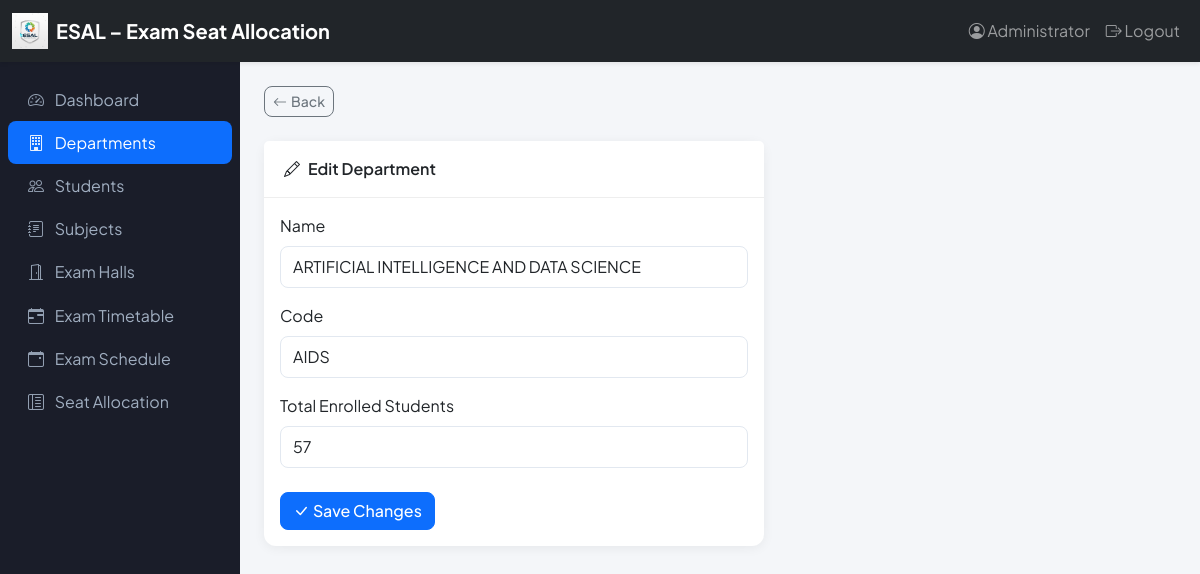
Screenshot of /departments/edit/1 (signed in) with the database file from the repository.
### models.py (models this page shows, shortened)
class User(UserMixin, db.Model):
    __tablename__ = 'users'
    id = db.Column(db.Integer, primary_key=True)
    user_id = db.Column(db.String(80), unique=True, nullable=False)
    password_hash = db.Column(db.String(256), nullable=False)
    name = db.Column(db.String(100))
    created_at = db.Column(db.DateTime, default=datetime.utcnow)

class Department(db.Model):
    __tablename__ = 'departments'
    id = db.Column(db.Integer, primary_key=True)
    name = db.Column(db.String(150), nullable=False)
    code = db.Column(db.String(20), unique=True, nullable=False)
    total_students = db.Column(db.Integer, default=0)
    created_at = db.Column(db.DateTime, default=datetime.utcnow)
    students = db.relationship('Student', backref='department', lazy=True)
    exam_schedules = db.relationship('ExamSchedule', backref='department', lazy=True)

### routes/departments.py (the view, shortened to what this page needs)
@departments_bp.route('/edit/<int:id>', methods=['GET', 'POST'])
@login_required
def edit(id):
    dept = Department.query.get_or_404(id)
    return render_template('departments/edit.html', department=dept)

### templates/departments/edit.html (shortened to what this page needs)
{% extends "base.html" %}
{% block content %}
<div class="mb-4">
    <a href="{{ url_for('departments.index') }}" class="btn btn-outline-secondary btn-sm"><i class="bi bi-arrow-left me-1"></i>Back</a>
</div>
<div class="card" style="max-width: 500px;">
    <div class="card-header"><i class="bi bi-pencil me-2"></i>Edit Department</div>
    <div class="card-body">
        <form method="post">
            <div class="mb-3">
                <label class="form-label">Name</label>
                <input type="text" name="name" class="form-control" value="{{ department.name }}" required>
            </div>
            <div class="mb-3">
                <label class="form-label">Code</label>
                <input type="text" name="code" class="form-control" value="{{ department.code }}" required>
            </div>
            <div class="mb-4">
                <label class="form-label">Total Enrolled Students</label>
                <input type="number" name="total_students" class="form-control" value="{{ department.total_students }}" min="0">
            </div>
            <button type="submit" class="btn btn-primary"><i class="bi bi-check-lg me-1"></i>Save Changes</button>
        </form>
    </div>
</div>
{% endblock %}

### templates/base.html (shortened to what this page needs)
<!DOCTYPE html>
<html lang="en">
<head>
    <link href="https://cdn.jsdelivr.net/npm/bootstrap@5.3.2/dist/css/bootstrap.min.css" rel="stylesheet">
    <link href="https://cdn.jsdelivr.net/npm/bootstrap-icons@1.11.1/font/bootstrap-icons.css" rel="stylesheet">
</head>
<body>
    {% if request.endpoint != 'auth.login' %}
    <nav class="navbar navbar-expand-lg navbar-dark bg-dark shadow-sm">
        <div class="container-fluid">
            <a class="navbar-brand d-flex align-items-center gap-2" href="{{ url_for('dashboard.index') }}">
                <img src="{{ url_for('static', filename='img/esal_logo.png') }}" alt="ESAL" style="height: 36px; width: auto;">
                <span class="d-none d-sm-inline">ESAL – Exam Seat Allocation</span>
            </a>
            <div class="collapse navbar-collapse" id="navbarNav">
                <ul class="navbar-nav ms-auto">
                    {% if current_user.is_authenticated %}
                    <li class="nav-item">
                        <span class="nav-link"><i class="bi bi-person-circle"></i> {{ current_user.name or current_user.user_id }}</span>
                    </li>
                    <li class="nav-item">
                        <a class="nav-link" href="{{ url_for('auth.logout') }}"><i class="bi bi-box-arrow-right"></i> Logout</a>
                    </li>
                    {% endif %}
                </ul>
            </div>
        </div>
    </nav>
    {% endif %}
    <div class="d-flex">
        {% if current_user.is_authenticated %}
        <div class="sidebar d-none d-md-flex flex-column" style="width: 240px;">
            <nav class="nav flex-column">
                <a class="nav-link {{ 'active' if request.endpoint == 'dashboard.index' else '' }}" href="{{ url_for('dashboard.index') }}">
                    <i class="bi bi-speedometer2"></i> Dashboard
                </a>
                <a class="nav-link {{ 'active' if 'departments' in request.endpoint else '' }}" href="{{ url_for('departments.index') }}">
                    <i class="bi bi-building"></i> Departments
                </a>
                <a class="nav-link {{ 'active' if 'students' in request.endpoint else '' }}" href="{{ url_for('students.index') }}">
                    <i class="bi bi-people"></i> Students
                </a>
                <a class="nav-link {{ 'active' if 'subjects' in request.endpoint else '' }}" href="{{ url_for('subjects.index') }}">
                    <i class="bi bi-journal-text"></i> Subjects
                </a>
                <a class="nav-link {{ 'active' if 'exam_halls' in request.endpoint else '' }}" href="{{ url_for('exam_halls.index') }}">
                    <i class="bi bi-door-open"></i> Exam Halls
                </a>
                <a class="nav-link {{ 'active' if 'timetable_generator' in request.endpoint else '' }}" href="{{ url_for('timetable_generator.index') }}">
                    <i class="bi bi-calendar-range"></i> Exam Timetable
                </a>
                <a class="nav-link {{ 'active' if 'exam_schedule' in request.endpoint else '' }}" href="{{ url_for('exam_schedule.index') }}">
                    <i class="bi bi-calendar-event"></i> Exam Schedule
                </a>
                <a class="nav-link {{ 'active' if 'allocation' in request.endpoint else '' }}" href="{{ url_for('allocation.index') }}">
                    <i class="bi bi-layout-text-sidebar-reverse"></i> Seat Allocation
                </a>
            </nav>
        </div>
        {% endif %}
        <div class="flex-grow-1 main-content">
            {% block content %}{% endblock %}
        </div>
    </div>
</body>
</html>

### templates/base.html (style rules this page uses)
:root { --primary: #0d6efd; --primary-dark: #0a58ca; --sidebar-bg: #1a1d29; --sidebar-text: #a0aec0; --content-bg: #f4f6f9; }
* { font-family: 'Plus Jakarta Sans', sans-serif; }
body { background: var(--content-bg); min-height: 100vh; }
.navbar-brand { font-weight: 700; font-size: 1.25rem; }
.card { border: none; border-radius: 12px; box-shadow: 0 2px 12px rgba(0,0,0,.06); }
.card-header { background: #fff; border-bottom: 1px solid #eee; font-weight: 600; border-radius: 12px 12px 0 0; padding: 1rem 1.25rem; }
.btn { border-radius: 8px; font-weight: 500; }
.sidebar { background: var(--sidebar-bg); min-height: calc(100vh - 56px); padding: 1rem 0; }
.sidebar .nav-link { color: var(--sidebar-text); padding: 0.6rem 1.25rem; border-radius: 8px; margin: 0 0.5rem; }
.sidebar .nav-link.active { background: var(--primary); color: #fff; }
.sidebar .nav-link i { margin-right: 0.5rem; opacity: .9; }
.main-content { padding: 1.5rem; }
.form-control, .form-select { border-radius: 8px; border: 1px solid #e2e8f0; padding: 0.5rem 0.75rem; }

### rows the page displays
User: name "Administrator"
Department: name "ARTIFICIAL INTELLIGENCE AND DATA SCIENCE", code "AIDS", total_students "57"
